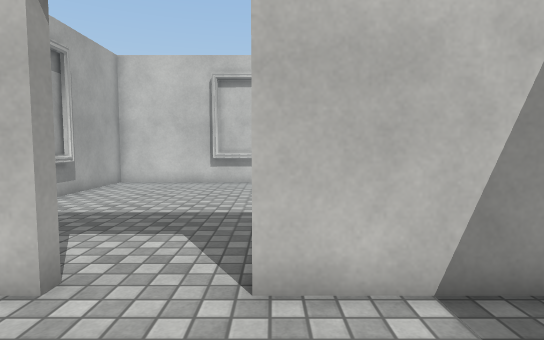
view 1 (above)

15 first-person views from a walk through a Unity game level. The camera is 1.21 m above the floor, tilts 4° down and sees 80° across. Doors are open. The floor is counted in squares, 0.69 m on a side. Each view is taken from the middle of a square. On the plan, view 1 faces up. The plan holds only what a view shows up to about 17 squares ahead; the rest is blank. The place goes on beyond the plan. The player is left out. Surface patterns are stand-ins for the level's own textures.

view 2
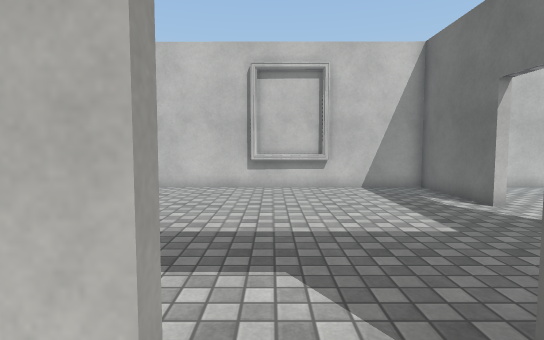

view 3
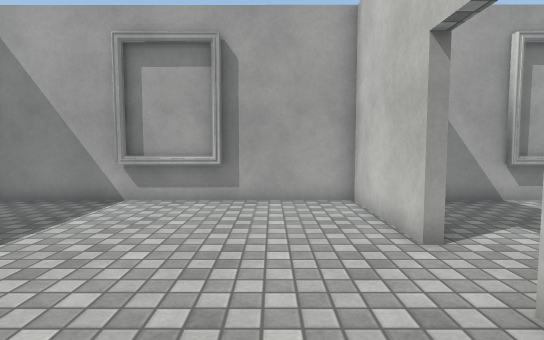

view 4
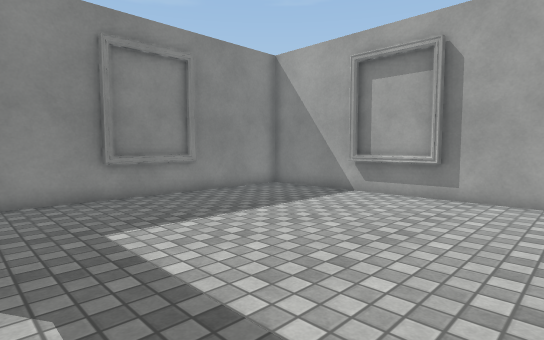

view 5
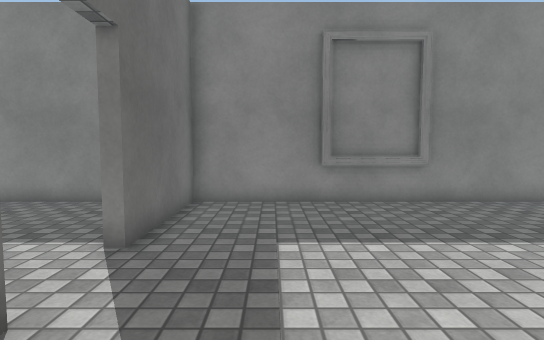

view 6
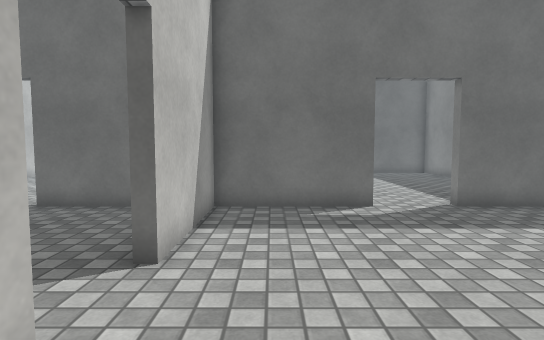

view 7
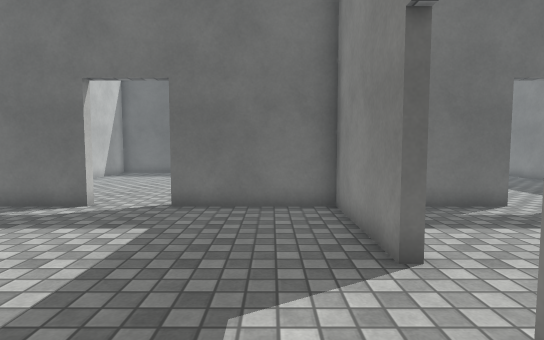

view 8
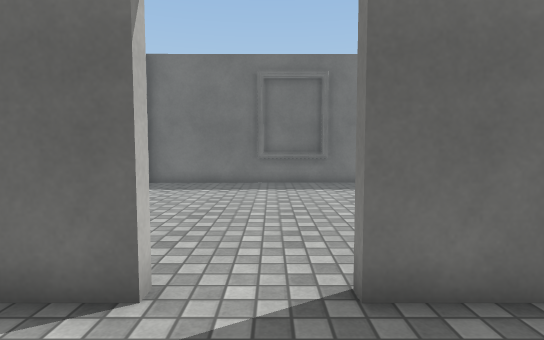

view 9
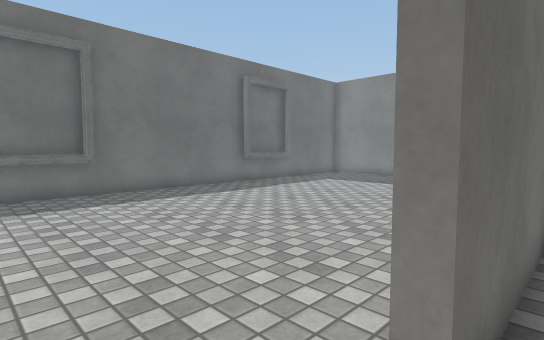

view 10
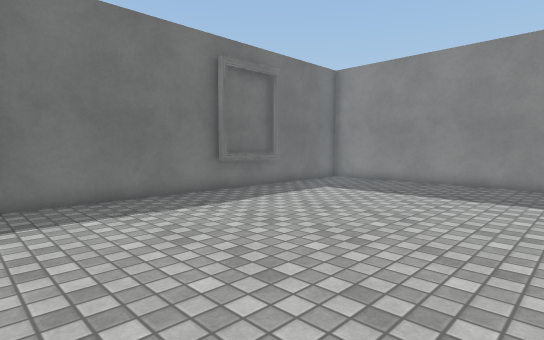

view 11
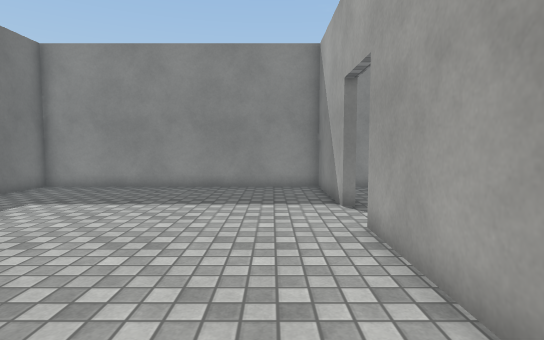

view 12
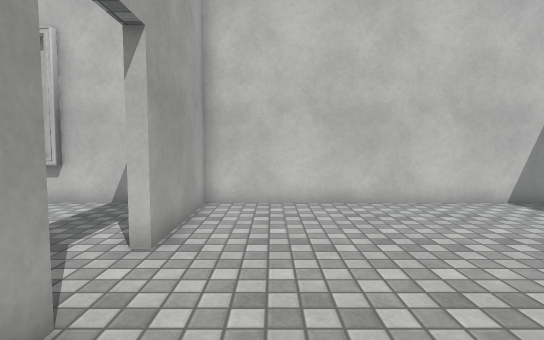

view 13
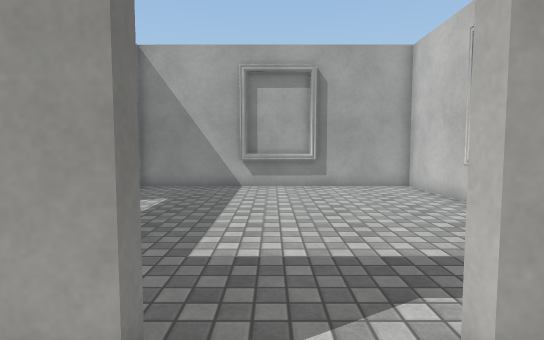

view 14
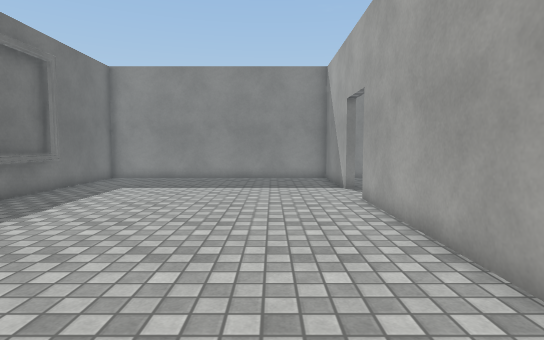

view 15
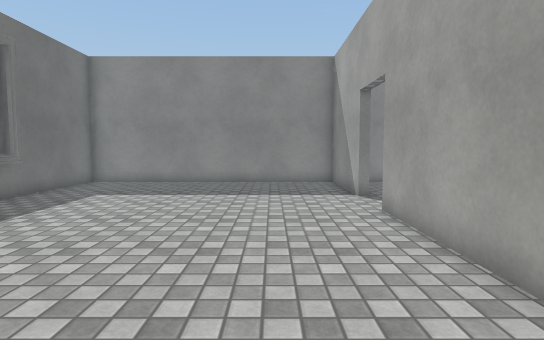

### Floor plan
Points are (right, up) in squares from view 1. A wall is a line through its corners. A room is listed if a view was taken in it or the views show most of it. See-through windows are left out.
Room 1 (views 1, 2, 3, 4, 5, 6)
walls: (-2.7, 3.7) (-7.6, 3.7) (-7.6, -8.4) (4.5, -8.4) (4.5, -3.5); (4.5, -1.1) (4.5, 3.7) (-0.2, 3.7)
ways out: open door at (-1.5, 4.5) to room 2; open door at (5.5, -2.5) to room 3
objects: picture (-7, -3) to (-7, -2)
Room 2 (views 7, 8, 9)
walls: (-0.2, 4.1) (4.5, 4.1) (4.5, 9); (4.5, 11.5) (4.5, 16.1) (-7.6, 16.2) (-7.6, 4)
ways out: open door at (-1.5, 4.5) to room 1; open door at (5.5, 10.5) to room 3
objects: picture (-7, 10) to (-7, 11)
Room 3 (views 10, 11, 12, 13, 14, 15)
walls: (4.9, 6.5) (4.9, -1); (4.9, 9) (4.9, 8.1); (4.9, -3.5) (4.9, -8.4) (17.1, -8.4) (17, 16.1) (4.9, 16.1) (4.9, 11.5)
ways out: open door at (5.5, -2.5) to room 1; open door at (5.5, 10.5) to room 2

Where each view was taken, in squares from view 1:
view 1: 0 up, 0 right, facing up
view 2: 2 up, 2 left, facing up
view 3: 1 up, 3 right, facing left
view 4: 3 up, 4 right, facing down-left
view 5: 2 up, 2 right, facing down
view 6: 2 up, 5 left, facing right
view 7: 6 up, 5 left, facing right
view 8: 10 up, 1 right, facing right
view 9: 11 up, 4 right, facing down-right
view 10: 8 up, 6 right, facing down-right
view 11: 6 up, 7 right, facing down
view 12: 6 up, 7 right, facing up
view 13: 10 up, 7 right, facing left
view 14: 10 up, 8 right, facing down
view 15: 8 up, 8 right, facing down
